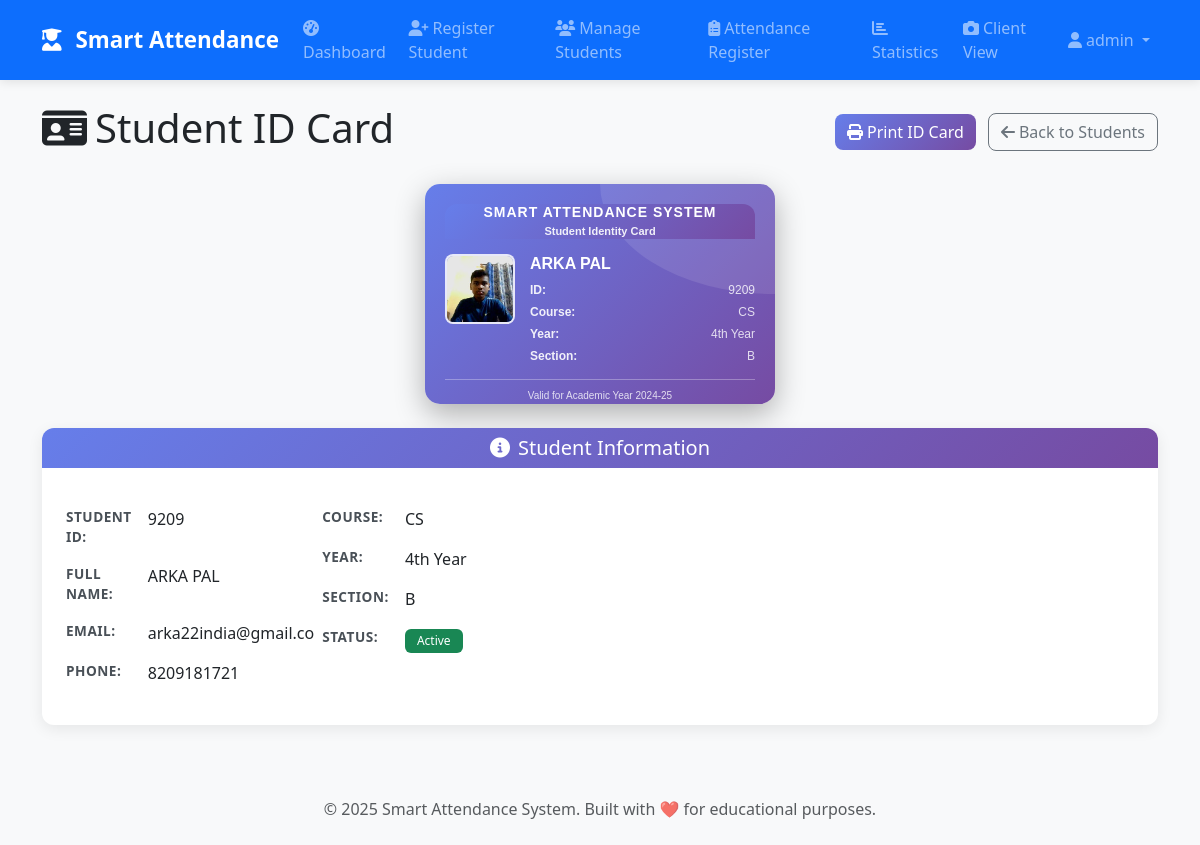
Page /generate_id_card/1 (signed in) on the committed database.
### models.py (models this page shows)
class Student(db.Model):
    id = db.Column(db.Integer, primary_key=True)
    student_id = db.Column(db.String(20), unique=True, nullable=False)
    first_name = db.Column(db.String(50), nullable=False)
    last_name = db.Column(db.String(50), nullable=False)
    email = db.Column(db.String(120), unique=True, nullable=False)
    phone = db.Column(db.String(20))
    course = db.Column(db.String(100))
    year = db.Column(db.String(10))
    section = db.Column(db.String(10))
    face_encoding_path = db.Column(db.String(255))
    photo_path = db.Column(db.String(255))
    is_active = db.Column(db.Boolean, default=True)
    registered_at = db.Column(db.DateTime, default=datetime.utcnow)
    attendance_records = db.relationship('AttendanceRecord', backref='student', lazy=True)
    @property
    def full_name(self):
        return f"{self.first_name} {self.last_name}"

### routes.py (the view)
@app.route('/generate_id_card/<int:student_id>')
def generate_student_id_card(student_id):
    if 'admin_id' not in session:
        return redirect(url_for('login'))
    student = Student.query.get_or_404(student_id)
    return render_template('id_card.html', student=student)

### templates/id_card.html (shortened to what this page needs)
{% extends "base.html" %}
{% block content %}
<div class="container mt-4">
    <div class="row">
        <div class="col-12">
            <div class="d-flex justify-content-between align-items-center mb-4">
                <h1>
                    <i class="fas fa-id-card me-2"></i>Student ID Card
                </h1>
                <div class="no-print">
                    <button onclick="window.print()" class="btn btn-primary me-2">
                        <i class="fas fa-print me-1"></i>Print ID Card
                    </button>
                    <a href="{{ url_for('manage_students') }}" class="btn btn-outline-secondary">
                        <i class="fas fa-arrow-left me-1"></i>Back to Students
                    </a>
                </div>
            </div>
        </div>
    </div>
    <div class="row justify-content-center">
        <div class="col-auto">
            <div class="id-card-container">
                <div class="id-card">
                    <div class="card-content">
                        <div class="card-header">
                            <h3 class="institution-name">Smart Attendance System</h3>
                            <p class="card-title">Student Identity Card</p>
                        </div>
                        <div class="card-body">
                            <div class="photo-section">
                                {% if student.photo_path %}
                                    <img src="{{ url_for('static', filename='uploads/' + student.photo_path.split('/')[-1]) }}"
                                         alt="{{ student.full_name }}" class="student-photo">
                                {% else %}
                                    <div class="student-photo d-flex align-items-center justify-content-center">
                                        <i class="fas fa-user fa-2x"></i>
                                    </div>
                                {% endif %}
                            </div>
                            <div class="info-section">
                                <h4 class="student-name">{{ student.full_name }}</h4>
                                <div class="info-row">
                                    <span class="info-label">ID:</span>
                                    <span class="info-value">{{ student.student_id }}</span>
                                </div>
                                {% if student.course %}
                                <div class="info-row">
                                    <span class="info-label">Course:</span>
                                    <span class="info-value">{{ student.course }}</span>
                                </div>
                                {% endif %}
                                {% if student.year %}
                                <div class="info-row">
                                    <span class="info-label">Year:</span>
                                    <span class="info-value">{{ student.year }}</span>
                                </div>
                                {% endif %}
                                {% if student.section %}
                                <div class="info-row">
                                    <span class="info-label">Section:</span>
                                    <span class="info-value">{{ student.section }}</span>
                                </div>
                                {% endif %}
                            </div>
                        </div>
                        <div class="card-footer">
                            <p class="footer-text">Valid for Academic Year 2024-25</p>
                        </div>
                    </div>
                </div>
            </div>
        </div>
    </div>
    <div class="row mt-4 no-print">
        <div class="col-12">
            <div class="card">
                <div class="card-header">
                    <h5 class="mb-0">
                        <i class="fas fa-info-circle me-2"></i>Student Information
                    </h5>
                </div>
                <div class="card-body">
                    <div class="row">
                        <div class="col-md-6">
                            <table class="table table-borderless">
                                <tr>
                                    <th width="30%">Student ID:</th>
                                    <td>{{ student.student_id }}</td>
                                </tr>
                                <tr>
                                    <th>Full Name:</th>
                                    <td>{{ student.full_name }}</td>
                                </tr>
                                <tr>
                                    <th>Email:</th>
                                    <td>{{ student.email }}</td>
                                </tr>
                                <tr>
                                    <th>Phone:</th>
                                    <td>{{ student.phone or '-' }}</td>
                                </tr>
                            </table>
                        </div>
                        <div class="col-md-6">
                            <table class="table table-borderless">
                                <tr>
                                    <th width="30%">Course:</th>
                                    <td>{{ student.course or '-' }}</td>
                                </tr>
                                <tr>
                                    <th>Year:</th>
                                    <td>{{ student.year or '-' }}</td>
                                </tr>
                                <tr>
                                    <th>Section:</th>
                                    <td>{{ student.section or '-' }}</td>
                                </tr>
                                <tr>
                                    <th>Status:</th>
                                    <td>
                                        {% if student.is_active %}
                                            <span class="badge bg-success">Active</span>
                                        {% else %}
                                            <span class="badge bg-danger">Inactive</span>
                                        {% endif %}
                                    </td>
                                </tr>
                            </table>
                        </div>
                    </div>
                </div>
            </div>
        </div>
    </div>
</div>
{% endblock %}

### static/css/style.css (style rules this page uses)
body { font-family: 'Segoe UI', Tahoma, Geneva, Verdana, sans-serif; background-color: #f8f9fa; }
.card { border: none; border-radius: 12px; box-shadow: 0 4px 15px rgba(0, 0, 0, 0.08); transition: all 0.3s ease; }
.card-header { background: linear-gradient(135deg, #667eea 0%, #764ba2 100%); color: white; border-radius: 12px 12px 0 0 !important; border: none; font-weight: 600; }
.btn { border-radius: 8px; font-weight: 500; transition: all 0.3s ease; }
.btn-primary { background: linear-gradient(135deg, #667eea 0%, #764ba2 100%); border: none; }
.table { border-radius: 8px; overflow: hidden; }
.table th { border-top: none; font-weight: 600; color: #495057; text-transform: uppercase; font-size: 0.85rem; letter-spacing: 0.5px; }
.badge { font-weight: 500; border-radius: 6px; padding: 6px 12px; }
.fas, .far { transition: all 0.3s ease; }

### templates/id_card.html (style rules this page uses)
.id-card { width: 350px; height: 220px; background: linear-gradient(135deg, #667eea 0%, #764ba2 100%); border-radius: 15px; padding: 20px; color: white; box-shadow: 0 10px 30px rgba(0, 0, 0, 0.3); position: relative; overflow: hidden; font-family: 'Arial', sans-serif; }
.id-card::before { content: ''; position: absolute; top: -50%; right: -50%; width: 100%; height: 100%; background: rgba(255, 255, 255, 0.1); border-radius: 50%; z-index: 1; }
.card-content { position: relative; z-index: 2; height: 100%; display: flex; flex-direction: column; }
.card-header { text-align: center; margin-bottom: 15px; }
.institution-name { font-size: 14px; font-weight: bold; margin: 0; text-transform: uppercase; letter-spacing: 1px; }
.card-title { font-size: 11px; margin: 2px 0 0 0; opacity: 0.9; }
.card-body { display: flex; flex: 1; gap: 15px; }
.photo-section { flex-shrink: 0; }
.student-photo { width: 70px; height: 70px; border-radius: 8px; border: 2px solid rgba(255, 255, 255, 0.8); object-fit: cover; background: rgba(255, 255, 255, 0.2); }
.info-section { flex: 1; font-size: 12px; }
.student-name { font-size: 16px; font-weight: bold; margin: 0 0 8px 0; line-height: 1.2; }
.info-row { margin-bottom: 4px; display: flex; justify-content: space-between; }
.info-label { font-weight: 600; opacity: 0.9; }
.info-value { opacity: 0.8; }
.card-footer { text-align: center; border-top: 1px solid rgba(255, 255, 255, 0.3); padding-top: 8px; margin-top: 10px; }
.footer-text { font-size: 10px; margin: 0; opacity: 0.8; }

### rows in the picture
Student: photo_path (picture), full_name "ARKA PAL", student_id "9209", course "CS", year "4th Year", section "B", email "arka22india@gmail.com", phone "8209181721"

### other values in the picture
{{ session.admin_username }} "admin"
